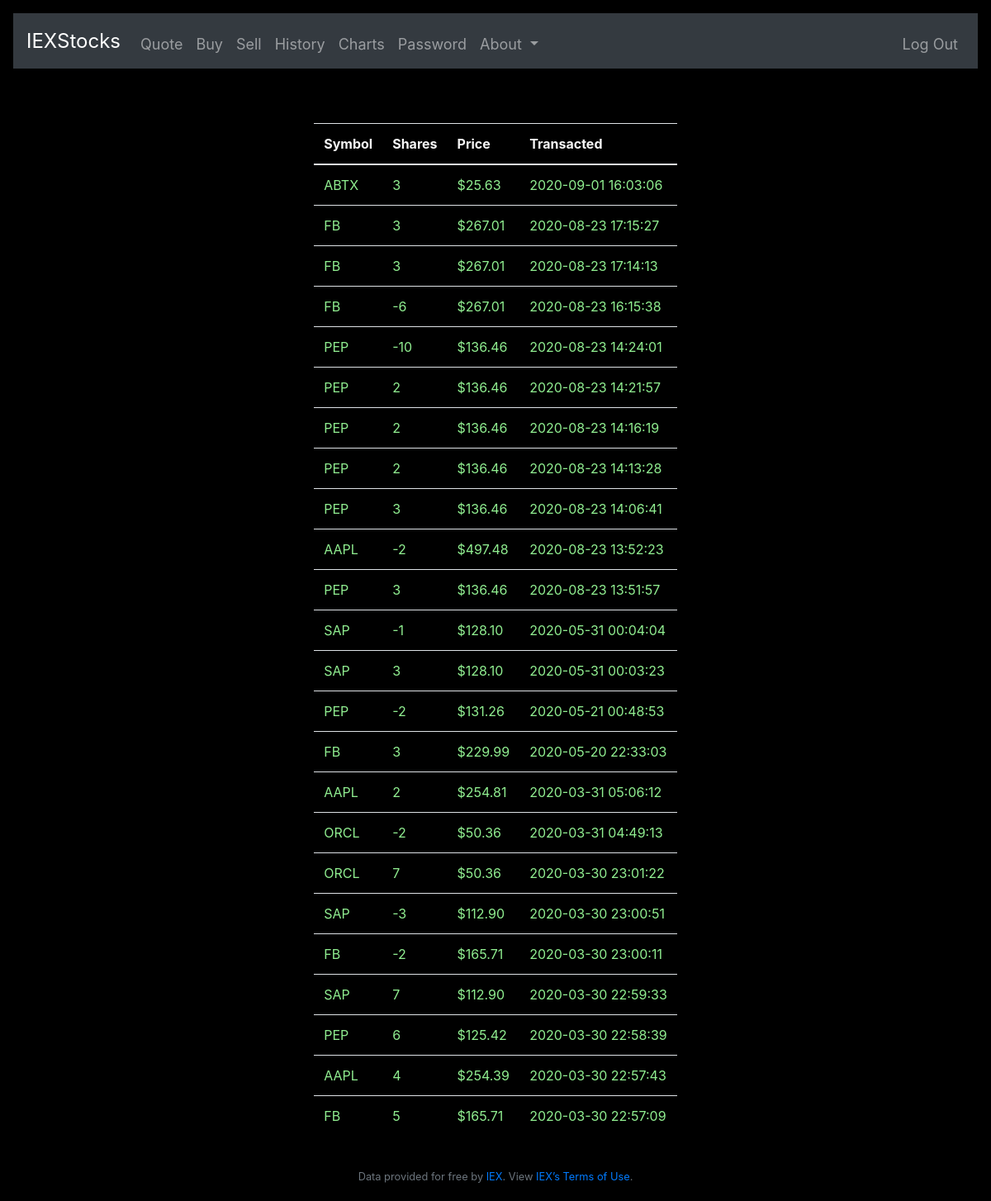
The app's page /history (signed in), older data.
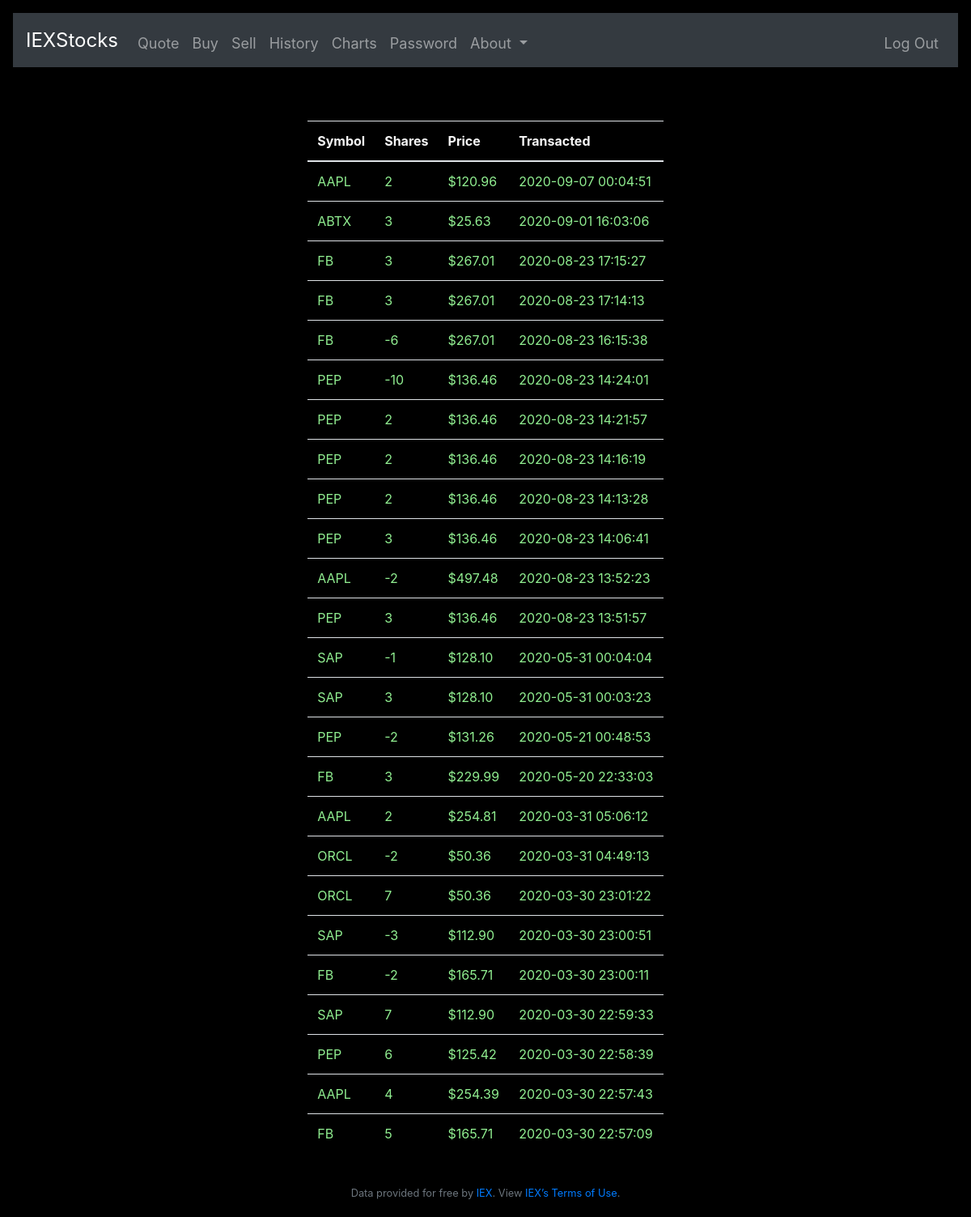
The same page, newer data.
### tables this page shows
CREATE TABLE transactions(id INTEGER NOT NULL, symbol TEXT NOT NULL, number INTEGER NOT NULL, type TEXT NOT NULL, price NUMERIC NOT NULL, date TIMESTAMP  DEFAULT CURRENT_TIMESTAMP, FOREIGN KEY(id) REFERENCES users(id), CHECK(type in ('bought','sold')));

### application.py (the view)
@app.route("/history")
@login_required
def history():
    history = []
    rows = db.execute('''select symbol, number, price, datetime(date,'localtime') as loc_date
                         from transactions
                         where id = ?
                         order by loc_date desc''', (session['user_id'],))
    for row in rows:
        dict = {}
        dict['symbol'] = row['symbol']
        dict['shares'] = row['number']
        dict['price'] = row['price']
        dict['date'] = row['loc_date']
        history.append(dict)
    return render_template('history.html', rows = history)

### application.py (called while the page is built)
@app.after_request
def after_request(response):
    response.headers["Cache-Control"] = "no-cache, no-store, must-revalidate"
    response.headers["Expires"] = 0
    response.headers["Pragma"] = "no-cache"
    return response

### helpers.py (called while the page is built)
def login_required(f):
    @wraps(f)
    def wrapper(*args, **kwargs):
        print('entered login required')
        if session.get("user_id") is None:
            print('session user id is None')
            return redirect(url_for('login'))
        else:
             print('session user id', session['user_id'])
             return f(*args, **kwargs)
    return wrapper

def usd(value):
    float_str = "${:,.2f}".format(value)
    return float_str

### templates/history.html (shortened to what this page needs)
{% extends "layout.html" %}
{% block main %}
<div class="table-center">
    <div>
        <table class="table table-responsive">
            <thead>
                <tr>
                    <th> Symbol</th> <th>Shares</th> <th>Price</th> <th> Transacted</th>
                </tr>
            </thead>
            <tbody>
                {% for row in rows %}
                <tr>
                    <td> <span class="">{{ row['symbol']}}</span></td>
                    <td> <span class="">{{ row['shares']}}</span></td>
                    <td> <span class="">{{ row['price'] | usd}} </span></td>
                    <td> <span class="">{{ row['date']}}</span></td>
                </tr>
                {% endfor %}
            </tbody>
        </table>
    </div>
</div>
{% endblock %}

### templates/layout.html (shortened to what this page needs)
<!DOCTYPE html>
<html lang="en">
    <head>
        <link rel="stylesheet"
         href="https://maxcdn.bootstrapcdn.com/bootstrap/4.4.1/css/bootstrap.min.css">
        <link href="/static/styles.css" rel="stylesheet">
    </head>
    <body>
        <nav class="navbar navbar-expand-md bg-dark navbar-dark m-3">
            <a class="navbar-brand" href="/" data-toggle='tooltip' title="Home"
             data-placement='bottom'>IEXStocks
            </a>
            <div class="collapse navbar-collapse" id="navbar">
                {% if session.user_id %}
                    <ul class="navbar-nav mr-auto mt-2">
                        <li class="nav-item"><a class="nav-link" href="/quote"
                         data-toggle='tooltip' title="Name symbol" data-placement='bottom'>
                         Quote</a></li>
                        <li class="nav-item"><a class="nav-link" href="/buy"
                            data-toggle='tooltip' title="Buy stocks" data-placement='bottom'>
                            Buy</a></li>
                        <li class="nav-item"><a class="nav-link" href="/sell"
                            data-toggle='tooltip' title="Sell stocks" data-placement='bottom'>
                            Sell</a></li>
                        <li class="nav-item"><a class="nav-link" href="/history"
                          data-toggle='tooltip' title="List transactions" data-placement='bottom'>History</a></li>
                        <li class="nav-item"><a class="nav-link" href="/chart"
                            data-toggle='tooltip' title="Line Charts" data-placement='bottom'>Charts</a></li>
                        <li class="nav-item"><a class="nav-link" href="/change"
                         data-toggle='tooltip' title="Change password" data-placement='bottom'>
                          Password</a></li>
                        <li class = "nav-item dropdown">
                            <a  class="nav-link dropdown-toggle"  href="#"
                                id="navbardrop" data-toggle="dropdown">
                                <span data-toggle='tooltip' title="Bookmark Actions" data-placement='bottom'>
                                    About
                                </span></a>
                        </li>
                    </ul>
                    <ul class="navbar-nav ml-auto mt-2">
                        <li class="nav-item"><a class="nav-link" href="/logout">Log Out</a></li>
                    </ul>
                {% else %}
                    <ul class="navbar-nav ml-auto mt-2">
                        <li class="nav-item"><a class="nav-link" href="/register">Register</a></li>
                        <li class="nav-item"><a class="nav-link" href="/login">Log In</a></li>
                    </ul>
                {% endif %}
            </div>
        </nav>
        <div class="main">
            {% block main %}{% endblock %}
            <footer class="small text-center text-muted mt-4">
                Data provided for free by <a href="https://iextrading.com/developer">IEX</a>. View <a href="https://iextrading.com/api-exhibit-a/">IEX’s Terms of Use</a>.
            </footer>
        </div>
    </body>
</html>

### static/styles.css (style rules this page uses)
* { box-sizing: border-box; }
body { background-color : black; }
.main { padding: 20px 20px; }
th, td { text-align: left; }
th { color: whitesmoke; }
td { color: lightgreen; }
.table-center { margin-top: 30px; display:flex; flex-direction: row; justify-content: center; }
.navbar { position: sticky; top: 10px; }
nav .navbar-brand { font-size: x-large; }
@media (min-width: 700px) { nav li > a { font-size: 18px; } }

Row changes from the older to the newer data that the page shows:
added transactions: symbol "AAPL", shares "2", price "$120.96", date "2020-09-07 00:04:51"
